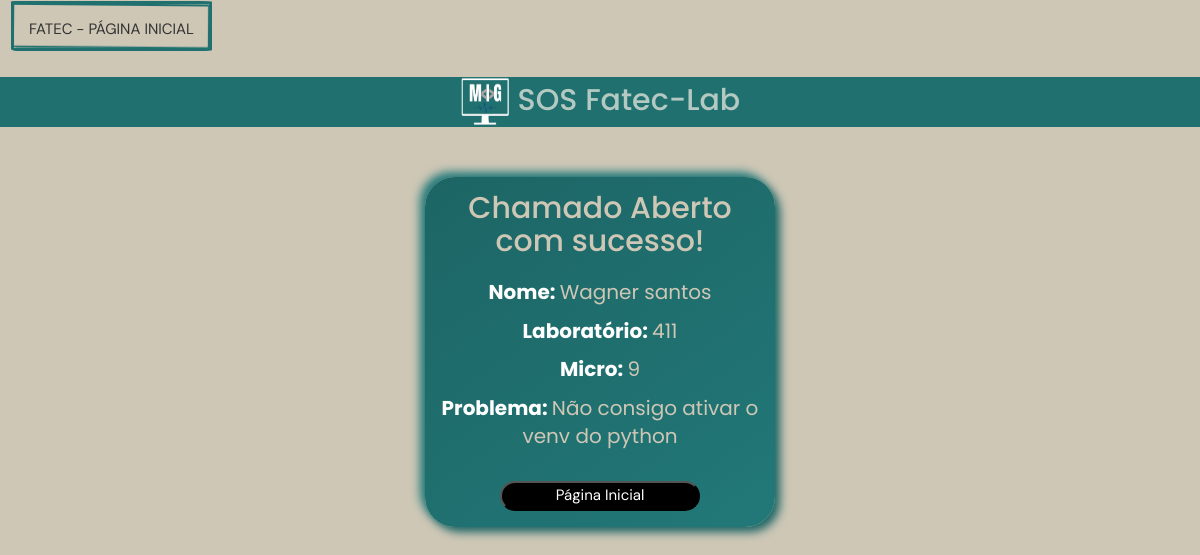
Before: /done/ with the older database file.
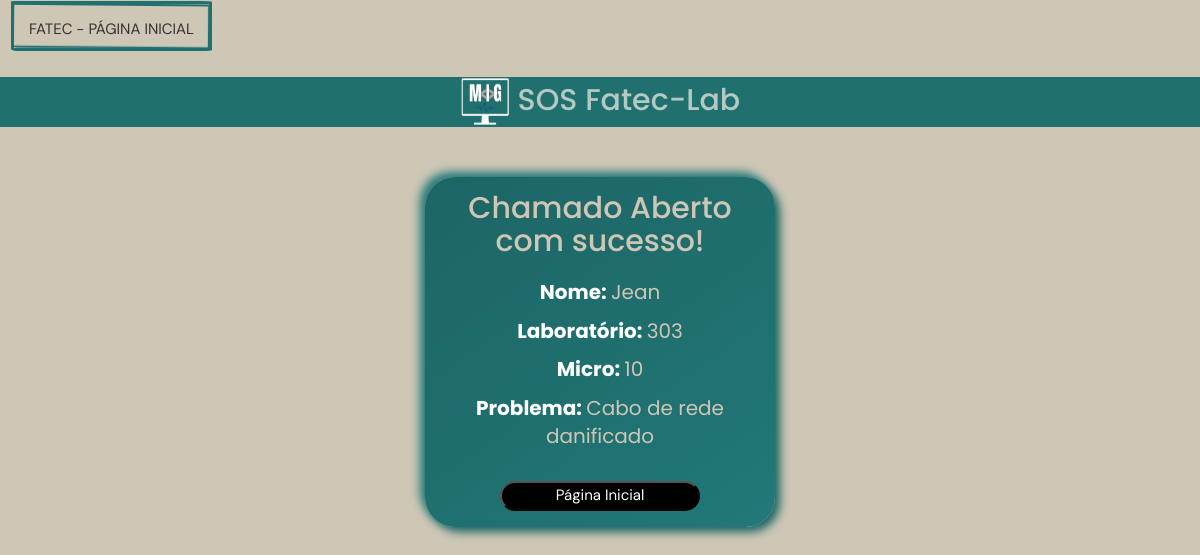
After: the same page with the newer database file.
### tables this page shows
CREATE TABLE alunos(
    aluno_id INTEGER PRIMARY KEY,
    nome text,
    email text,
    chamado_id INTEGER,
    FOREIGN KEY (chamado_id) REFERENCES chamados(chamado_id)

  );

CREATE TABLE chamados(
  chamado_id INTEGER PRIMARY KEY AUTOINCREMENT,
  micro INTEGER NOT NULL,
  laboratorio TEXT NOT NULL,
  problema TEXT NOT NULL,
  done BOOL,
  created_at DATE
);

### app.py (the view)
@app.route('/done/')
def done():
  cur,conn = openDB()
  cur.execute('select nome,email from alunos')
  alunoDB = cur.fetchall()
  if len(alunoDB) > 0:
    alunoDB = alunoDB[-1]
  else:
    alunoDB = alunoDB[0]
  cur.execute("SELECT laboratorio,micro,problema FROM chamados")
  lab = cur.fetchall()
  if len(lab) > 0:
    lab = lab[-1]
  else:
    lab = lab[0]
  conn.close()
  return render_template('done.html', data=alunoDB,laboratorio=lab)

### app.py (called while the page is built)
def openDB():
  connection = sqlite3.connect('database.db')
  cur = connection.cursor()
  return cur,connection

### templates/done.html
{% extends "style.html" %} {% block head %} {{ super() }}
<div id="done">
  <h3>Chamado Aberto com sucesso!</h3>
  <p><strong>Nome: </strong>{{data[0]}}</p>
  <p><strong>Laboratório: </strong>{{laboratorio[0][12:15]}}</p>
  <p><strong>Micro: </strong>{{laboratorio[1]}}</p>
  <p><strong>Problema: </strong>{{laboratorio[2]}}</p>
  <br />
  <a href="{{url_for('home')}}">
    <button class="button" href="./home.html">Página Inicial</button>
  </a>
</div>
{% endblock %}

### templates/style.html (shortened to what this page needs)
<!DOCTYPE html>
<html lang="pt-br">
  <head>
    <link rel="stylesheet" href="https://maxcdn.bootstrapcdn.com/bootstrap/3.4.1/css/bootstrap.min.css">
    <link rel="stylesheet" href="//cdn.datatables.net/1.13.1/css/jquery.dataTables.min.css">
    <link rel="stylesheet" href="/static/style.css" />
    <link
    rel="stylesheet"
    href="https://unpkg.com/swiper@8/swiper-bundle.min.css"
   />
  </head>
  <body>
    {% block head %}
    <div id="app">
        <nav class="navbar navbar-light bg-light">
          <a   id="nav-fatec" href="/" class="navbar-brand">
          FATEC - Página Inicial
        </a>
        </nav>
      <h1 class="text-center jumbotron-small"><img id=logo src="{{url_for('static', filename='mig-bg.png' )}}" width="50" height="50" class="d-inline-block align-top" alt=""> SOS Fatec-Lab</h1>
      {% endblock %}
  </body>
</html>

### static/style.css (style rules this page uses)
* { box-sizing: border-box; margin: 0; padding: 0; max-width: 100vw; max-height: 100vh; background-color: #cec7b6; }
:root { --base-color-gray:(#cec7b6); --base-color-text:(#190a12); --brown-color:(#5a5239); --base-color-hover:(#b3c9c1); --base-color-gray-alt:(#eee9c7); --title-font-size:3rem; --subtitle-font-size: 1.5rem; --title-font: 'Poppins', sans-serif; --body-font: 'DM Sans', sans-serif; }
h1,h2,h3 { color: var(--base-color-text); font-family: var(--title-font); }
h1,h2 { font-size: var(--title-font-size); }
p,a { font-size: var(--subtitle-font-size); font-family: var(--title-font); color: var(--base-color-text); }
h1 { margin: 25px auto; text-align: center; }
#logo { display: inline; background-color: rgb(32, 112, 112); }
#nav-fatec { margin-left: 10px; display: inline-block; border: 3px solid rgb(32, 112, 112); font-size: 1.5rem; border-radius: 2% 6% 5% 4% / 1% 1% 2% 4%; text-transform: uppercase; background: transparent; position: relative; }
#nav-fatec::before { content: ''; border: 2px solid rgb(32, 112, 112); display: block; width: 100%; height: 100%; position: absolute; top: 50%; left: 50%; transform: translate3d(-50%, -50%, 0) scale(1.015) rotate(0.5deg); border-radius: 1% 1% 2% 4% / 2% 6% 5% 4%; }
.jumbotron-small { background-color:rgb(32, 112, 112) ; color: #b3c9c1; }
a { text-decoration: none; font-family: var(--body-font); }
.button { width: 200px; height: 30px; background-color: black; color: white; border-radius: 15px; margin-bottom: 10px; }
div#done { margin: 50px auto; text-align: center; width:350px; height:350px; border-radius: 30px; background: linear-gradient(145deg, #1d6565, #227878); box-shadow: 5px 5px 10px #1d6565, -5px -5px 10px #237b7b; }
div#done p,div#done h3, div#done strong { background-color: transparent; color: #cec7b6; font-size: 20px; }
div#done h3 { font-size: var(--title-font-size); margin: 20px auto; padding-top: 15px; width: 300px; }
div#done strong { color: white; }
strong { background-color: transparent; }

Changed rows visible on the page:
removed alunos: nome "Wagner santos"
removed chamados: laboratorio "411", micro "9", problema "Não consigo ativar o venv do python"
now on this page (row unchanged): alunos: nome "Jean"
now on this page (row unchanged): chamados: laboratorio "303", micro "10", problema "Cabo de rede danificado"
